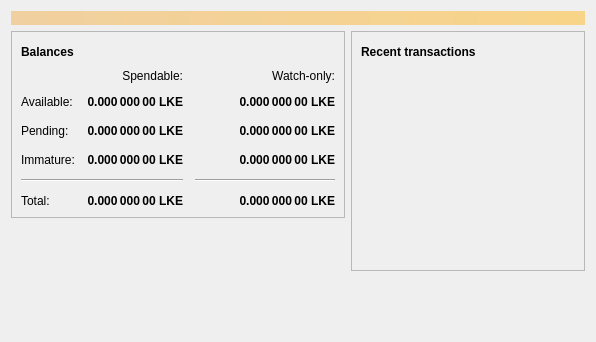
<?xml version="1.0" encoding="UTF-8"?>
<ui version="4.0">
 <class>OverviewPage</class>
 <widget class="QWidget" name="OverviewPage">
  <property name="geometry">
   <rect>
    <x>0</x>
    <y>0</y>
    <width>596</width>
    <height>342</height>
   </rect>
  </property>
  <property name="windowTitle">
   <string>Form</string>
  </property>
  <layout class="QVBoxLayout" name="topLayout">
   <item>
    <widget class="QLabel" name="labelAlerts">
     <property name="visible">
      <bool>false</bool>
     </property>
     <property name="styleSheet">
      <string notr="true">QLabel { background-color: qlineargradient(x1: 0, y1: 0, x2: 1, y2: 0, stop:0 #F0D0A0, stop:1 #F8D488); color:#000000; }</string>
     </property>
     <property name="wordWrap">
      <bool>true</bool>
     </property>
     <property name="margin">
      <number>3</number>
     </property>
     <property name="textInteractionFlags">
      <set>Qt::TextSelectableByMouse</set>
     </property>
    </widget>
   </item>
   <item>
    <layout class="QHBoxLayout" name="horizontalLayout" stretch="1,1">
     <item>
      <layout class="QVBoxLayout" name="verticalLayout_2">
       <item>
        <widget class="QFrame" name="frame">
         <property name="frameShape">
          <enum>QFrame::StyledPanel</enum>
         </property>
         <property name="frameShadow">
          <enum>QFrame::Raised</enum>
         </property>
         <layout class="QVBoxLayout" name="verticalLayout_4">
          <item>
           <layout class="QHBoxLayout" name="horizontalLayout_4">
            <item>
             <widget class="QLabel" name="label_5">
              <property name="font">
               <font>
                <weight>75</weight>
                <bold>true</bold>
               </font>
              </property>
              <property name="text">
               <string>Balances</string>
              </property>
             </widget>
            </item>
            <item>
             <widget class="QPushButton" name="labelWalletStatus">
              <property name="enabled">
               <bool>true</bool>
              </property>
              <property name="maximumSize">
               <size>
                <width>30</width>
                <height>16777215</height>
               </size>
              </property>
              <property name="toolTip">
               <string>The displayed information may be out of date. Your wallet automatically synchronizes with the lockelycoin network after a connection is established, but this process has not completed yet.</string>
              </property>
              <property name="text">
               <string/>
              </property>
              <property name="icon">
               <iconset resource="../bitcoin.qrc">
                <normaloff>:/icons/warning</normaloff>
                <disabledoff>:/icons/warning</disabledoff>:/icons/warning</iconset>
              </property>
              <property name="iconSize">
               <size>
                <width>24</width>
                <height>24</height>
               </size>
              </property>
              <property name="flat">
               <bool>true</bool>
              </property>
             </widget>
            </item>
            <item>
             <spacer name="horizontalSpacer_3">
              <property name="orientation">
               <enum>Qt::Horizontal</enum>
              </property>
              <property name="sizeHint" stdset="0">
               <size>
                <width>40</width>
                <height>20</height>
               </size>
              </property>
             </spacer>
            </item>
           </layout>
          </item>
          <item>
           <layout class="QGridLayout" name="gridLayout">
            <property name="spacing">
             <number>12</number>
            </property>
            <item row="2" column="2">
             <widget class="QLabel" name="labelWatchPending">
              <property name="font">
               <font>
                <weight>75</weight>
                <bold>true</bold>
               </font>
              </property>
              <property name="cursor">
               <cursorShape>IBeamCursor</cursorShape>
              </property>
              <property name="toolTip">
               <string>Unconfirmed transactions to watch-only addresses</string>
              </property>
              <property name="text">
               <string notr="true">0.000 000 00 LKE</string>
              </property>
              <property name="alignment">
               <set>Qt::AlignRight|Qt::AlignTrailing|Qt::AlignVCenter</set>
              </property>
              <property name="textInteractionFlags">
               <set>Qt::LinksAccessibleByMouse|Qt::TextSelectableByKeyboard|Qt::TextSelectableByMouse</set>
              </property>
             </widget>
            </item>
            <item row="2" column="1">
             <widget class="QLabel" name="labelUnconfirmed">
              <property name="font">
               <font>
                <weight>75</weight>
                <bold>true</bold>
               </font>
              </property>
              <property name="cursor">
               <cursorShape>IBeamCursor</cursorShape>
              </property>
              <property name="toolTip">
               <string>Total of transactions that have yet to be confirmed, and do not yet count toward the spendable balance</string>
              </property>
              <property name="text">
               <string notr="true">0.000 000 00 LKE</string>
              </property>
              <property name="alignment">
               <set>Qt::AlignRight|Qt::AlignTrailing|Qt::AlignVCenter</set>
              </property>
              <property name="textInteractionFlags">
               <set>Qt::LinksAccessibleByMouse|Qt::TextSelectableByKeyboard|Qt::TextSelectableByMouse</set>
              </property>
             </widget>
            </item>
            <item row="3" column="2">
             <widget class="QLabel" name="labelWatchImmature">
              <property name="font">
               <font>
                <weight>75</weight>
                <bold>true</bold>
               </font>
              </property>
              <property name="cursor">
               <cursorShape>IBeamCursor</cursorShape>
              </property>
              <property name="toolTip">
               <string>Mined balance in watch-only addresses that has not yet matured</string>
              </property>
              <property name="text">
               <string notr="true">0.000 000 00 LKE</string>
              </property>
              <property name="alignment">
               <set>Qt::AlignRight|Qt::AlignTrailing|Qt::AlignVCenter</set>
              </property>
              <property name="textInteractionFlags">
               <set>Qt::LinksAccessibleByMouse|Qt::TextSelectableByKeyboard|Qt::TextSelectableByMouse</set>
              </property>
             </widget>
            </item>
            <item row="4" column="0" colspan="2">
             <widget class="Line" name="line">
              <property name="orientation">
               <enum>Qt::Horizontal</enum>
              </property>
             </widget>
            </item>
            <item row="4" column="2">
             <widget class="Line" name="lineWatchBalance">
              <property name="sizePolicy">
               <sizepolicy hsizetype="Preferred" vsizetype="Fixed">
                <horstretch>0</horstretch>
                <verstretch>0</verstretch>
               </sizepolicy>
              </property>
              <property name="minimumSize">
               <size>
                <width>140</width>
                <height>0</height>
               </size>
              </property>
              <property name="orientation">
               <enum>Qt::Horizontal</enum>
              </property>
             </widget>
            </item>
            <item row="5" column="0">
             <widget class="QLabel" name="labelTotalText">
              <property name="text">
               <string>Total:</string>
              </property>
             </widget>
            </item>
            <item row="3" column="1">
             <widget class="QLabel" name="labelImmature">
              <property name="font">
               <font>
                <weight>75</weight>
                <bold>true</bold>
               </font>
              </property>
              <property name="cursor">
               <cursorShape>IBeamCursor</cursorShape>
              </property>
              <property name="toolTip">
               <string>Mined balance that has not yet matured</string>
              </property>
              <property name="text">
               <string notr="true">0.000 000 00 LKE</string>
              </property>
              <property name="alignment">
               <set>Qt::AlignRight|Qt::AlignTrailing|Qt::AlignVCenter</set>
              </property>
              <property name="textInteractionFlags">
               <set>Qt::LinksAccessibleByMouse|Qt::TextSelectableByKeyboard|Qt::TextSelectableByMouse</set>
              </property>
             </widget>
            </item>
            <item row="2" column="3">
             <spacer name="horizontalSpacer_2">
              <property name="orientation">
               <enum>Qt::Horizontal</enum>
              </property>
              <property name="sizeHint" stdset="0">
               <size>
                <width>40</width>
                <height>20</height>
               </size>
              </property>
             </spacer>
            </item>
            <item row="3" column="0">
             <widget class="QLabel" name="labelImmatureText">
              <property name="text">
               <string>Immature:</string>
              </property>
             </widget>
            </item>
            <item row="5" column="1">
             <widget class="QLabel" name="labelTotal">
              <property name="font">
               <font>
                <weight>75</weight>
                <bold>true</bold>
               </font>
              </property>
              <property name="cursor">
               <cursorShape>IBeamCursor</cursorShape>
              </property>
              <property name="toolTip">
               <string>Your current total balance</string>
              </property>
              <property name="text">
               <string notr="true">0.000 000 00 LKE</string>
              </property>
              <property name="alignment">
               <set>Qt::AlignRight|Qt::AlignTrailing|Qt::AlignVCenter</set>
              </property>
              <property name="textInteractionFlags">
               <set>Qt::LinksAccessibleByMouse|Qt::TextSelectableByKeyboard|Qt::TextSelectableByMouse</set>
              </property>
             </widget>
            </item>
            <item row="5" column="2">
             <widget class="QLabel" name="labelWatchTotal">
              <property name="font">
               <font>
                <weight>75</weight>
                <bold>true</bold>
               </font>
              </property>
              <property name="cursor">
               <cursorShape>IBeamCursor</cursorShape>
              </property>
              <property name="toolTip">
               <string>Current total balance in watch-only addresses</string>
              </property>
              <property name="text">
               <string notr="true">0.000 000 00 LKE</string>
              </property>
              <property name="alignment">
               <set>Qt::AlignRight|Qt::AlignTrailing|Qt::AlignVCenter</set>
              </property>
              <property name="textInteractionFlags">
               <set>Qt::LinksAccessibleByMouse|Qt::TextSelectableByKeyboard|Qt::TextSelectableByMouse</set>
              </property>
             </widget>
            </item>
            <item row="0" column="2">
             <widget class="QLabel" name="labelWatchonly">
              <property name="text">
               <string>Watch-only:</string>
              </property>
              <property name="alignment">
               <set>Qt::AlignRight|Qt::AlignTrailing|Qt::AlignVCenter</set>
              </property>
             </widget>
            </item>
            <item row="1" column="0">
             <widget class="QLabel" name="labelBalanceText">
              <property name="text">
               <string>Available:</string>
              </property>
             </widget>
            </item>
            <item row="1" column="1">
             <widget class="QLabel" name="labelBalance">
              <property name="font">
               <font>
                <weight>75</weight>
                <bold>true</bold>
               </font>
              </property>
              <property name="cursor">
               <cursorShape>IBeamCursor</cursorShape>
              </property>
              <property name="toolTip">
               <string>Your current spendable balance</string>
              </property>
              <property name="text">
               <string notr="true">0.000 000 00 LKE</string>
              </property>
              <property name="alignment">
               <set>Qt::AlignRight|Qt::AlignTrailing|Qt::AlignVCenter</set>
              </property>
              <property name="textInteractionFlags">
               <set>Qt::LinksAccessibleByMouse|Qt::TextSelectableByKeyboard|Qt::TextSelectableByMouse</set>
              </property>
             </widget>
            </item>
            <item row="1" column="2">
             <widget class="QLabel" name="labelWatchAvailable">
              <property name="font">
               <font>
                <weight>75</weight>
                <bold>true</bold>
               </font>
              </property>
              <property name="cursor">
               <cursorShape>IBeamCursor</cursorShape>
              </property>
              <property name="toolTip">
               <string>Your current balance in watch-only addresses</string>
              </property>
              <property name="text">
               <string notr="true">0.000 000 00 LKE</string>
              </property>
              <property name="alignment">
               <set>Qt::AlignRight|Qt::AlignTrailing|Qt::AlignVCenter</set>
              </property>
              <property name="textInteractionFlags">
               <set>Qt::LinksAccessibleByMouse|Qt::TextSelectableByKeyboard|Qt::TextSelectableByMouse</set>
              </property>
             </widget>
            </item>
            <item row="2" column="0">
             <widget class="QLabel" name="labelPendingText">
              <property name="text">
               <string>Pending:</string>
              </property>
             </widget>
            </item>
            <item row="0" column="1">
             <widget class="QLabel" name="labelSpendable">
              <property name="text">
               <string>Spendable:</string>
              </property>
              <property name="alignment">
               <set>Qt::AlignRight|Qt::AlignTrailing|Qt::AlignVCenter</set>
              </property>
             </widget>
            </item>
           </layout>
          </item>
         </layout>
        </widget>
       </item>
       <item>
        <spacer name="verticalSpacer">
         <property name="orientation">
          <enum>Qt::Vertical</enum>
         </property>
         <property name="sizeHint" stdset="0">
          <size>
           <width>20</width>
           <height>40</height>
          </size>
         </property>
        </spacer>
       </item>
      </layout>
     </item>
     <item>
      <layout class="QVBoxLayout" name="verticalLayout_3">
       <item>
        <widget class="QFrame" name="frame_2">
         <property name="frameShape">
          <enum>QFrame::StyledPanel</enum>
         </property>
         <property name="frameShadow">
          <enum>QFrame::Raised</enum>
         </property>
         <layout class="QVBoxLayout" name="verticalLayout">
          <item>
           <layout class="QHBoxLayout" name="horizontalLayout_2">
            <item>
             <widget class="QLabel" name="label_4">
              <property name="font">
               <font>
                <weight>75</weight>
                <bold>true</bold>
               </font>
              </property>
              <property name="text">
               <string>Recent transactions</string>
              </property>
             </widget>
            </item>
            <item>
             <widget class="QPushButton" name="labelTransactionsStatus">
              <property name="enabled">
               <bool>true</bool>
              </property>
              <property name="maximumSize">
               <size>
                <width>30</width>
                <height>16777215</height>
               </size>
              </property>
              <property name="toolTip">
               <string>The displayed information may be out of date. Your wallet automatically synchronizes with the lockelycoin network after a connection is established, but this process has not completed yet.</string>
              </property>
              <property name="text">
               <string/>
              </property>
              <property name="icon">
               <iconset resource="../bitcoin.qrc">
                <normaloff>:/icons/warning</normaloff>
                <disabledoff>:/icons/warning</disabledoff>:/icons/warning</iconset>
              </property>
              <property name="iconSize">
               <size>
                <width>24</width>
                <height>24</height>
               </size>
              </property>
              <property name="flat">
               <bool>true</bool>
              </property>
             </widget>
            </item>
            <item>
             <spacer name="horizontalSpacer">
              <property name="orientation">
               <enum>Qt::Horizontal</enum>
              </property>
              <property name="sizeHint" stdset="0">
               <size>
                <width>40</width>
                <height>20</height>
               </size>
              </property>
             </spacer>
            </item>
           </layout>
          </item>
          <item>
           <widget class="QListView" name="listTransactions">
            <property name="styleSheet">
             <string notr="true">QListView { background: transparent; }</string>
            </property>
            <property name="frameShape">
             <enum>QFrame::NoFrame</enum>
            </property>
            <property name="verticalScrollBarPolicy">
             <enum>Qt::ScrollBarAlwaysOff</enum>
            </property>
            <property name="horizontalScrollBarPolicy">
             <enum>Qt::ScrollBarAlwaysOff</enum>
            </property>
            <property name="selectionMode">
             <enum>QAbstractItemView::NoSelection</enum>
            </property>
           </widget>
          </item>
         </layout>
        </widget>
       </item>
       <item>
        <spacer name="verticalSpacer_2">
         <property name="orientation">
          <enum>Qt::Vertical</enum>
         </property>
         <property name="sizeHint" stdset="0">
          <size>
           <width>20</width>
           <height>40</height>
          </size>
         </property>
        </spacer>
       </item>
      </layout>
     </item>
    </layout>
   </item>
  </layout>
 </widget>
 <resources/>
 <connections/>
</ui>
